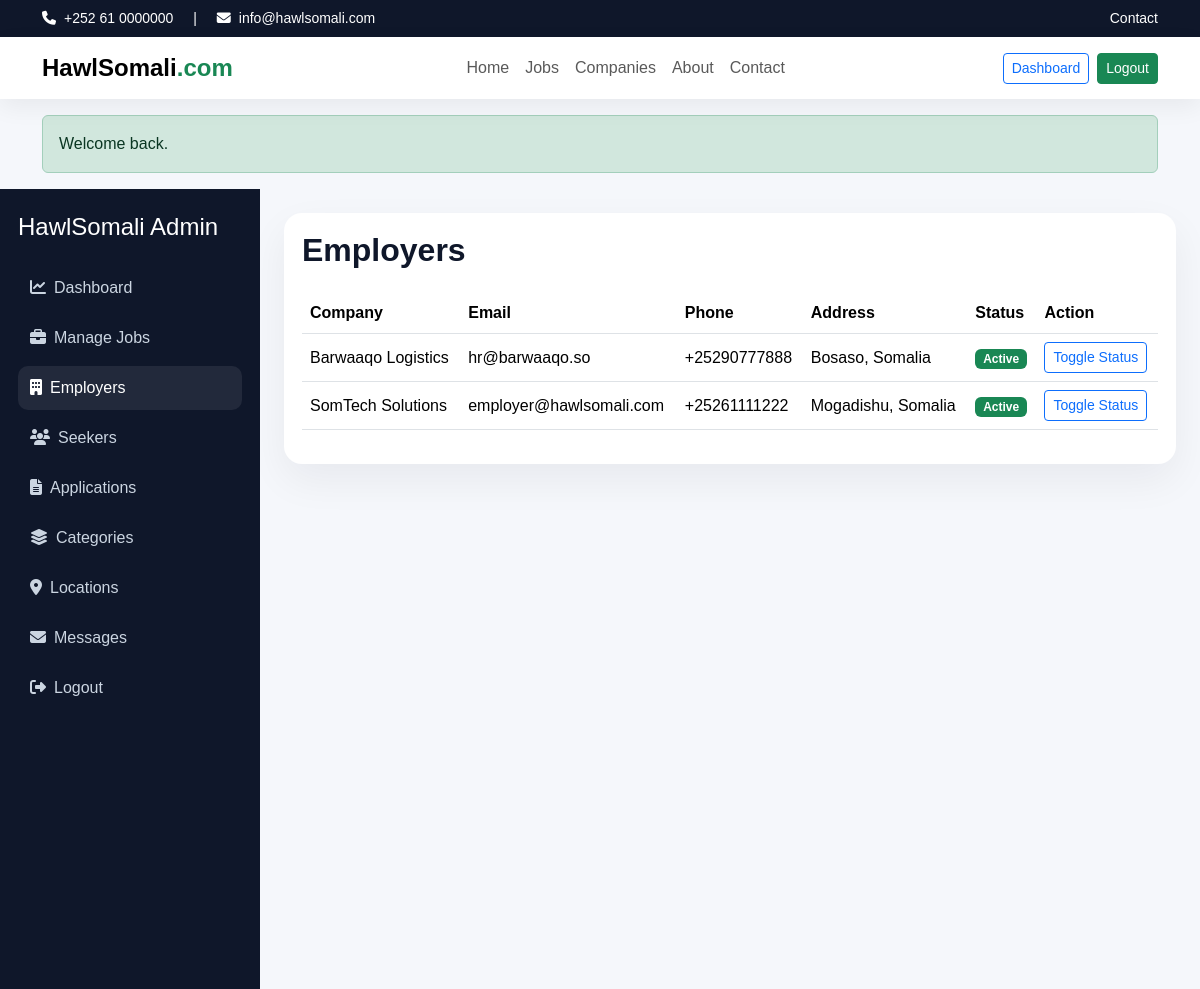
Screenshot of /admin/manage-employers.php (signed in) with the database file from the repository.
### tables this page shows
CREATE TABLE employers (
  id INT AUTO_INCREMENT PRIMARY KEY,
  company_name VARCHAR(150) NOT NULL,
  email VARCHAR(150) NOT NULL UNIQUE,
  password VARCHAR(255) NOT NULL,
  phone VARCHAR(30) DEFAULT NULL,
  address VARCHAR(255) DEFAULT NULL,
  website VARCHAR(150) DEFAULT NULL,
  description TEXT,
  logo VARCHAR(255) DEFAULT NULL,
  status VARCHAR(20) NOT NULL DEFAULT 'active',
  created_at DATETIME DEFAULT CURRENT_TIMESTAMP
);

### admin/manage-employers.php (the view, shortened to what this page needs)
<?php
require_once __DIR__ . '/../config/db.php'; require_once __DIR__ . '/../includes/functions.php'; require_login('admin');
$rows=$pdo->query("SELECT * FROM employers ORDER BY id DESC")->fetchAll();
$pageTitle='Manage Employers'; include __DIR__ . '/../includes/header.php'; include __DIR__ . '/../includes/navbar.php';
?>
<div class="dashboard-layout"><?php include __DIR__ . '/partials/sidebar.php'; ?><div class="dashboard-main"><div class="table-card">
<h2 class="section-title mb-4">Employers</h2>
<div class="table-responsive"><table class="table align-middle"><thead><tr><th>Company</th><th>Email</th><th>Phone</th><th>Address</th><th>Status</th><th>Action</th></tr></thead><tbody>
<?php foreach($rows as $r): ?><tr><td><?= e($r['company_name']) ?></td><td><?= e($r['email']) ?></td><td><?= e($r['phone']) ?></td><td><?= e($r['address']) ?></td><td><?= app_status_badge($r['status']) ?></td><td><a class="btn btn-sm btn-outline-primary" href="?toggle=<?= $r['id'] ?>">Toggle Status</a></td></tr><?php endforeach; ?>
</tbody></table></div></div></div></div>

### includes/functions.php (shortened to what this page needs)
<?php
function e($value) {
    return htmlspecialchars((string)$value, ENT_QUOTES, 'UTF-8');
}
function app_status_badge($status) {
    $map = [
        'pending' => 'warning',
        'shortlisted' => 'info',
        'accepted' => 'success',
        'rejected' => 'danger',
        'draft' => 'secondary',
        'active' => 'success',
        'closed' => 'dark'
    ];
    $class = $map[$status] ?? 'secondary';
    return '<span class="badge bg-' . $class . '">' . e(ucfirst($status)) . '</span>';
}
?>

### assets/css/style.css (style rules this page uses)
:root { --primary:#1d4ed8; --secondary:#0f172a; --accent:#16a34a; --soft:#f8fafc; --muted:#64748b; }
body { font-family:Arial,Helvetica,sans-serif;background:#f5f7fb;color:#0f172a; }
.section-title { font-weight:800; }
.dashboard-layout { display:flex;min-height:100vh;background:#f5f7fb; }
.dashboard-main { flex:1;padding:24px; }
.table-card { background:#fff;border-radius:18px;padding:18px;box-shadow:0 16px 40px rgba(15,23,42,.06); }

### rows the page displays
employers: company_name "Barwaaqo Logistics", email "hr@barwaaqo.so", phone "+25290777888", address "Bosaso, Somalia", status "Active"
employers: company_name "SomTech Solutions", email "employer@hawlsomali.com", phone "+25261111222", address "Mogadishu, Somalia", status "Active"

### other values shown
$msg "Welcome back."
